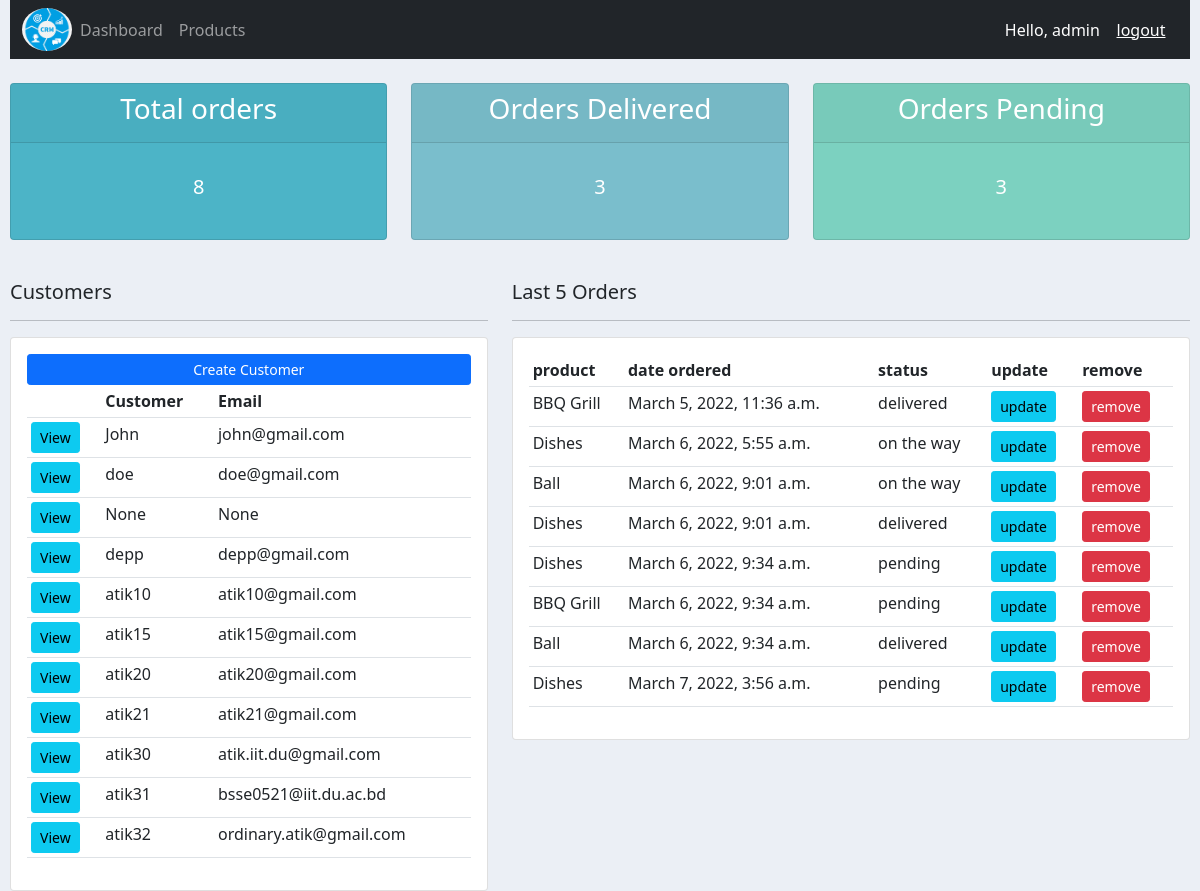
The app's page / (signed in) with its own data.
### accounts/models.py (models this page shows, shortened)
class Customer(models.Model):
    user = models.OneToOneField(User, null=True, on_delete=models.CASCADE)
    name = models.CharField(max_length=200, null=True)
    phone = models.CharField(max_length=200, null=True)
    email = models.EmailField(max_length=200, null=True)
    profile_pic = models.ImageField(default="default.png", null=True, blank=True)
    date_created = models.DateTimeField(auto_now_add=True, null=True)

class Order(models.Model):
    STATUS = [
        ('pending', 'Pending'),
        ('on the way', 'Out for delivery'),
        ('delivered', 'Delivered')
    ]
    customer = models.ForeignKey(Customer, on_delete=models.SET_NULL, null=True)
    product = models.ForeignKey(Product, on_delete=models.SET_NULL, null=True)
    date_created = models.DateTimeField(auto_now_add=True, null=True)
    status = models.CharField(max_length=20, null=True, choices=STATUS)

class Product(models.Model):
    CATEGORY = [
        ('In', 'Indoor'),
        ('Out', 'Out Door')
    ]
    name = models.CharField(max_length=200, null=True)
    price = models.FloatField(null=True)
    category = models.CharField(max_length=3, null=True, choices=CATEGORY)
    description = models.CharField(max_length=200, null=True, blank=True)
    date_created = models.DateTimeField(auto_now_add=True, null=True)
    tags = models.ManyToManyField(Tag)

### accounts/decorators.py (the view)
    def wrapper(request, *args, **kwargs):
        group = None
        if request.user.groups.exists():
            group = request.user.groups.all()[0].name
        if group == 'customer':
            return redirect('user_page')
        if group == 'admin':
            return view_function(request, *args, **kwargs)

### accounts/views.py (called while the page is built)
@login_required(login_url="login")
@admin_only
def home(request):
    customers = Customer.objects.all()
    orders = Order.objects.all()
    total_orders = orders.count()
    delivered = orders.filter(status='delivered').count()
    pending = orders.filter(status='pending').count()
    context = {
        'customers': customers,
        'orders': orders,
        'total_orders': total_orders,
        'delivered': delivered,
        'pending': pending
    }
    return render(request, 'accounts/dashboard.html', context)

### accounts/templates/accounts/dashboard.html (shortened to what this page needs)
{% extends 'accounts/base.html' %}
{% block content %}
    {% include 'accounts/status.html' %}
    <br>
    <div class="row">
        <div class="col-md-5">
            <h5>Customers</h5>
            <hr>
            <div class="card card-body">
                <a class="btn btn-primary btn-sm btn-block" href="">Create Customer</a>
                <table class="table table-sm">
                    <tr>
                        <th></th>
                        <th>Customer</th>
                        <th>Email</th>
                    </tr>
                    {% for customer in customers %}
                        <tr>
                            <td><a class="btn btn-sm btn-info" href="{% url 'customer' customer.id %}">View</a></td>
                            <td>{{customer.name}}</td>
                            <td>{{customer.email}}</td>
                        </tr>
                    {% endfor %}
                </table>
            </div>
        </div>
        <div class="col-md-7">
            <h5>Last 5 Orders</h5>
            <hr>
            <div class="card card-body">
                <table class="table table-sm">
                    <tr>
                        <th>product</th>
                        <th>date ordered</th>
                        <th>status</th>
                        <th>update</th>
                        <th>remove</th>
                    </tr>
                    {% for order in orders %}
                        <tr>
                            <td>{{order.product.name}}</td>
                            <td>{{order.date_created}}</td>
                            <td>{{order.status}}</td>
                            <td><a class="btn btn-sm btn-info" href="{% url 'update_order' order.id %}">update</a></td>
                            <td><a class="btn btn-sm btn-danger" href="{% url 'delete_order' order.id %}">remove</a></td>
                        </tr>
                    {% endfor %}
                </table>
            </div>
        </div>
    </div>
{% endblock content %}

### accounts/templates/accounts/base.html (shortened to what this page needs)
{% load static %}
<!DOCTYPE html>
<html>
    <head>
        <link href="https://cdn.jsdelivr.net/npm/bootstrap@5.1.3/dist/css/bootstrap.min.css" rel="stylesheet">
        <link rel="stylesheet" type="text/css" href="{% static 'css/base.css' %}">
    </head>
    <body>
        {% include 'accounts/navbar.html' %}
        {% block content %}{% endblock content %}
    </body>
</html>

### accounts/templates/accounts/navbar.html (shortened to what this page needs)
{% load static %}
<nav class="navbar navbar-expand-lg bg-dark navbar-dark">
    <div class="container-fluid">
      <img src="{% static 'images/logo.png' %}" style="width: 50px; border-radius: 50%">
      <div class="collapse navbar-collapse" id="collapsibleNavbar">
        <ul class="navbar-nav">
          {% if request.user.is_staff %}
            <li class="nav-item">
              <a class="nav-link" href="{% url 'home' %}">Dashboard</a>
            </li>
            <li class="nav-item">
              <a class="nav-link" href="{% url 'products' %}">Products</a>
            </li>
          {% else %}
            <li class="nav-item">
              <a class="nav-link" href="{% url 'account' %}">Settings</a>
            </li>
          {% endif %}
        </ul>
      </div>
      <div style="direction: rtl; color: white;">
          &nbsp;&nbsp;
        Hello, {{request.user}} &nbsp;&nbsp;
        <a href="{% url 'logout' %}" style="color: white">logout</a>
      </div>
    </div>
  </nav>

### accounts/templates/accounts/status.html
<br>
<div class="row">
    <div class="col">
        <div class="col-md">
            <div class="card text-center text-white mb-3" id="total-orders">
                <div class="card-header">
                    <h3 class="card-title">Total orders</h3>
                </div>
                <div class="card-body">
                    <h5 class="card-body">{{total_orders}}</h5>
                </div>
            </div>
        </div>
    </div>
    <div class="col">
        <div class="col-md">
            <div class="card text-center text-white mb-3" id="orders-delivered">
                <div class="card-header">
                    <h3 class="card-title">Orders Delivered</h3>
                </div>
                <div class="card-body">
                    <h5 class="card-body">{{delivered}}</h5>
                </div>
            </div>
        </div>
    </div>
    <div class="col">
        <div class="col-md">
            <div class="card text-center text-white mb-3" id="orders-pending">
                <div class="card-header">
                    <h3 class="card-title">Orders Pending</h3>
                </div>
                <div class="card-body">
                    <h5 class="card-body">{{pending}}</h5>
                </div>
            </div>
        </div>
    </div>
</div>

### static/css/base.css (style rules this page uses)
body { background-color: #ebeff5; margin-left: 10px; margin-right: 10px; }
#total-orders { background-color: #4cb4c7; }
#orders-delivered { background-color: #7abecc; }
#orders-pending { background-color: #7CD1C0; }

### records on screen
Customer: name "John", email "john@gmail.com"
Customer: name "doe", email "doe@gmail.com"
Customer: name "None", email "None"
Customer: name "depp", email "depp@gmail.com"
Customer: name "atik10", email "atik10@gmail.com"
Customer: name "atik15", email "atik15@gmail.com"
Customer: name "atik20", email "atik20@gmail.com"
Customer: name "atik21", email "atik21@gmail.com"
Customer: name "atik30", email "atik.iit.du@gmail.com"
Customer: name "atik31", email "bsse0521@iit.du.ac.bd"
Customer: name "atik32", email "ordinary.atik@gmail.com"
Order: product.name "BBQ Grill", date_created "March 5, 2022, 11:36 a.m.", status "delivered"
Order: product.name "Dishes", date_created "March 6, 2022, 5:55 a.m.", status "on the way"
Order: product.name "Ball", date_created "March 6, 2022, 9:01 a.m.", status "on the way"
Order: product.name "Dishes", date_created "March 6, 2022, 9:01 a.m.", status "delivered"
Order: product.name "Dishes", date_created "March 6, 2022, 9:34 a.m.", status "pending"
Order: product.name "BBQ Grill", date_created "March 6, 2022, 9:34 a.m.", status "pending"
Order: product.name "Ball", date_created "March 6, 2022, 9:34 a.m.", status "delivered"
Order: product.name "Dishes", date_created "March 7, 2022, 3:56 a.m.", status "pending"

### other values on screen
{{ request.user }} "admin"
{{ total_orders }} "8"
{{ delivered }} "3"
{{ pending }} "3"
